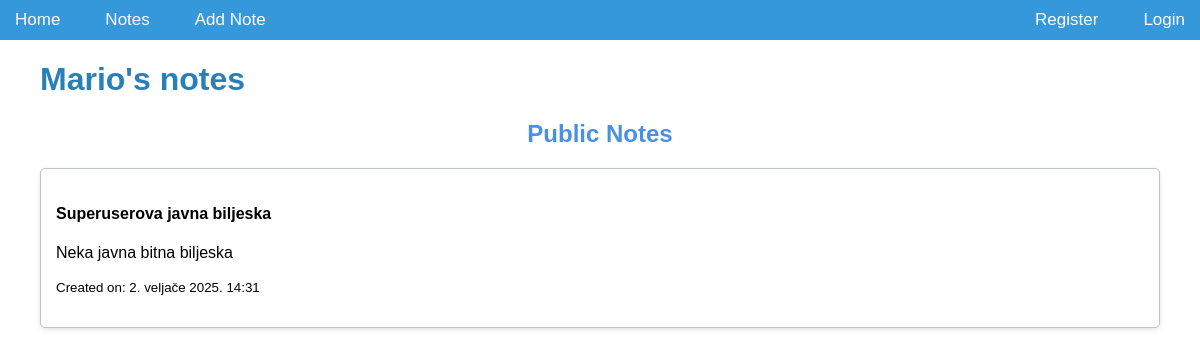
The app's page /accounts/profile/4 with its own data.
### accounts/models.py (models this page shows, shortened)
class CustomUser(AbstractUser):
    class Types(models.TextChoices):
        ADMIN = "ADMIN", "Admin"
        SUPERUSER = "SUPERUSER", "Superuser"
        REGULARUSER = "REGULARUSER", "Regularuser"
    type = models.CharField(
        max_length=20, choices=Types.choices, default=Types.ADMIN
    )
    theme = models.CharField(max_length=10, choices=[("light", "Light"), ("dark", "Dark")], default="light")
    email = models.EmailField(unique=True, max_length=50)
    username = models.CharField(unique=True, max_length=20)
    note = models.TextField(max_length=200, null=True, blank=True)
    USERNAME_FIELD = "email"
    REQUIRED_FIELDS = ["username"]

### notes/models.py (models this page shows, shortened)
class Note(models.Model):
    user = models.ForeignKey('accounts.CustomUser', on_delete=models.CASCADE, null=True, blank=True, related_name='notes')
    title = models.CharField(max_length=200)
    content = models.TextField()
    pub_date = models.DateTimeField(auto_now_add=True)
    likes = models.PositiveIntegerField(default=0)
    private_notes = models.ManyToManyField(PrivateNoteModel, blank=True)
    is_public = models.BooleanField(default=True)
    is_important = models.BooleanField(default=False)
    is_locked = models.BooleanField(default=False)
    password = models.CharField(max_length=100, null=True, blank=True)

### accounts/views.py (the view)
# urls.py: path('profile/<int:user_id>', views.profile, name="profile"),
def profile(request, user_id):
    user = get_object_or_404(CustomUser, pk=user_id)
    try:
        account = user.account  # Ispravno: koristi `user.account`
    except Account.DoesNotExist:
        account = None
    regular_user = account.regular_user if account else None
    superuser = account.superuser if account else None
    notes = Note.objects.filter(user=user)
    notes = Note.objects.filter(user=user)
    public_notes = notes.filter(is_public=True).order_by('-pub_date')
    private_notes = notes.filter(password__isnull=False).order_by('-pub_date')
    context = {
        'profile_user': user,
        'account': account,
        'regular_user': regular_user,
        'superuser': superuser,
        'private_notes': private_notes,
        'public_notes': public_notes,
    }
    return render(request, 'accounts/profile.html', context)

### accounts/templates/accounts/profile.html (shortened to what this page needs)
{% extends 'notes/base.html' %}
{% block content %}
<div class="container">
        <h1 class="mb-5 mt-5">{{ profile_user.username }}'s notes</h1>
    <div class="row">
      <div class="col-md-12">
        <h2 class="mt-5 mb-4 text-center">Public Notes</h2>
        {% for note in public_notes %}
          <div class="card my-4 shadow-sm p-3 mb-5">
            <div class="card-body m-2">
              <h4>{{ note.title }}</h4>
              <p>{{ note.content }}</p>
              <p><small>Created on: {{ note.pub_date }}</small></p>
            </div>
          </div>
        {% empty %}
          <p class="text-center">No public notes available.</p>
        {% endfor %}
      </div>
    </div>
  {% endblock content %}

### notes/static/app/notes.css (style rules this page uses)
body { background-color: white; color: #2c3e50; font-family: Arial, sans-serif; margin: 0; padding: 0; }
.container { max-width: 1200px; margin: 20px auto; padding: 0 20px; }
h1, h2 { color: #2980b9; font-weight: bold; }
.card { background-color: #ffffff; border: 1px solid #bdc3c7; border-radius: 5px; margin-bottom: 20px; box-shadow: 0 2px 5px rgba(0, 0, 0, 0.1); }
.card-body { padding: 15px; }
body { font-family: Arial, sans-serif; background-color: #f4f7fa; color: #333; margin: 0; padding: 0; }
h2 { text-align: center; color: #4a90e2; margin-top: 20px; }
body.light { background-color: white; color: black; }

### records on screen
CustomUser: username "Mario"
Note: title "Superuserova javna biljeska", content "Neka javna bitna biljeska", pub_date "2. veljače 2025. 14:31"
